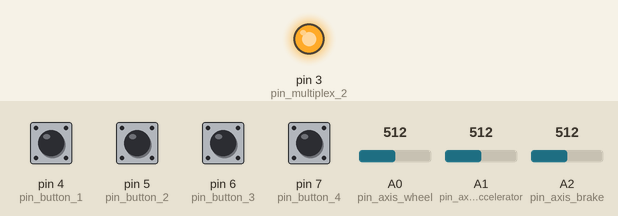
Recording of a sketch running on a simulated Arduino Leonardo, built with avr-gcc and run on an emulated ATmega32U4. Shown: output pins drawn as LEDs (lit = HIGH). The test bench sets the inputs (shaded band); at power-on: pin 4 (pin_button_1), pin 5 (pin_button_2), pin 6 (pin_button_3), pin 7 (pin_button_4) HIGH, A0 (pin_axis_wheel) = 512, A1 (pin_axis_accelerator) = 512, A2 (pin_axis_brake) = 512. USB keyboard and mouse output is not drawn; pins used as bus, display or sensor lines are not drawn; what the sketch prints to the serial monitor is not drawn.

Above: at 0.1 s.
Timing chart, 0 to 1.6 s (numbered marks = the images above):
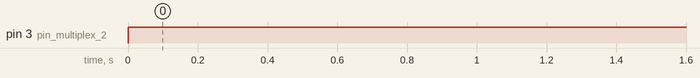

Measured:
- by itself, pin 3 (pin_multiplex_2): LOW → HIGH at 0.00 s

The sketch:

arduino_sidewinder_wheel.ino
```cpp
#include <Joystick.h>

// buttons
int pin_multiplex_1 = 2;
int pin_multiplex_2 = 3;
int pin_button_1 = 4;
int pin_button_2 = 5;
int pin_button_3 = 6;
int pin_button_4 = 7;
int val_button_1 = 0;
int val_button_2 = 0;
int val_button_3 = 0;
int val_button_4 = 0;
int val_button_5 = 0;
int val_button_6 = 0;
int val_button_7 = 0;
int val_button_8 = 0;
int val_button_1_old = 0;
int val_button_2_old = 0;
int val_button_3_old = 0;
int val_button_4_old = 0;
int val_button_5_old = 0;
int val_button_6_old = 0;
int val_button_7_old = 0;
int val_button_8_old = 0;
// axis
int pin_axis_wheel = A0;
int pin_axis_accelerator = A1;
int pin_axis_brake = A2;
int val_axis_wheel = 0;
int val_axis_accelerator = 0;
int val_axis_brake = 0;

// default values for axis calibration
#define WHEEL_LOW 70
#define WHEEL_HIGH 950
#define ACCELERATOR_LOW 280
#define ACCELERATOR_HIGH 750
#define BRAKE_LOW 305
#define BRAKE_HIGH 735

// enable debug mode to get read values and timing from serial connection
boolean DEBUG_MODE = true;
unsigned long time_in_us;

// create a joystick instance (here steering wheel with pedals and buttons)
Joystick_ mJoystick(JOYSTICK_DEFAULT_REPORT_ID, JOYSTICK_TYPE_JOYSTICK,
  8, 0,                   // button count and hat switch count
  false, false, false,    // X, Y and Z axis
  false, false, false,    // rx, ry, or rz
  false, false,           // rudder or throttle
  true, true, true        // accelerator, brake and steering axis
);

void setup()
{
  // setup serial connection
  Serial.begin(9600);

  // setup multplex buttons
  pinMode(pin_multiplex_1, OUTPUT);
  pinMode(pin_multiplex_2, OUTPUT);

  // setup input buttons
  pinMode(pin_button_1, INPUT_PULLUP);
  pinMode(pin_button_2, INPUT_PULLUP);
  pinMode(pin_button_3, INPUT_PULLUP);
  pinMode(pin_button_4, INPUT_PULLUP);

  // setup joystick
  mJoystick.begin();
  mJoystick.setSteeringRange(WHEEL_HIGH, WHEEL_LOW);
  mJoystick.setAcceleratorRange(ACCELERATOR_LOW, ACCELERATOR_HIGH);
  mJoystick.setBrakeRange(BRAKE_HIGH, BRAKE_LOW);
}

void inline updateButton(int pin, int* val, int* val_old)
{
  // save old value
  *val_old = *val;

  // read new value
  *val = !digitalRead(pin);

  // only send to host if value has changed
  if(*val_old != *val)
  {
    mJoystick.setButton(pin, *val);
  }
}

void loop()
{
  if(DEBUG_MODE)
  {
    time_in_us = micros();
  }

  // read und update buttons (multiplexed)
  digitalWrite(pin_multiplex_1, 1);
  digitalWrite(pin_multiplex_2, 0);
  updateButton(pin_button_1, &val_button_4, &val_button_4_old);
  updateButton(pin_button_2, &val_button_5, &val_button_5_old);
  updateButton(pin_button_3, &val_button_6, &val_button_6_old);
  updateButton(pin_button_4, &val_button_8, &val_button_8_old);

  digitalWrite(pin_multiplex_1, 0);
  digitalWrite(pin_multiplex_2, 1);
  updateButton(pin_button_1, &val_button_1, &val_button_1_old);
  updateButton(pin_button_2, &val_button_2, &val_button_2_old);
  updateButton(pin_button_3, &val_button_3, &val_button_3_old);
  updateButton(pin_button_4, &val_button_7, &val_button_7_old);

  // read axis
  val_axis_wheel = analogRead(pin_axis_wheel);
  val_axis_accelerator = analogRead(pin_axis_accelerator);
  val_axis_brake = analogRead(pin_axis_brake);

  // set axis
  mJoystick.setSteering(val_axis_wheel);
  mJoystick.setAccelerator(val_axis_accelerator);
  mJoystick.setBrake(val_axis_brake);

  // joystick logic takes between 1.1 and 2.2 ms from loop start until here

  // dump raw values in debug mode
  if(DEBUG_MODE)
  {
    Serial.println("time for joystick logic in us");
    Serial.println(micros() - time_in_us);

    Serial.println("buttons");
    Serial.println(val_button_1);
    Serial.println(val_button_2);
    Serial.println(val_button_3);
    Serial.println(val_button_4);
    Serial.println(val_button_5);
    Serial.println(val_button_6);
    Serial.println(val_button_7);
    Serial.println(val_button_8);

    Serial.println("axis");
    Serial.println(val_axis_wheel);
    Serial.println(val_axis_accelerator);
    Serial.println(val_axis_brake);

    // add a delay of 1 second to make output easy readable
    delay(1000);
  }
}
```
